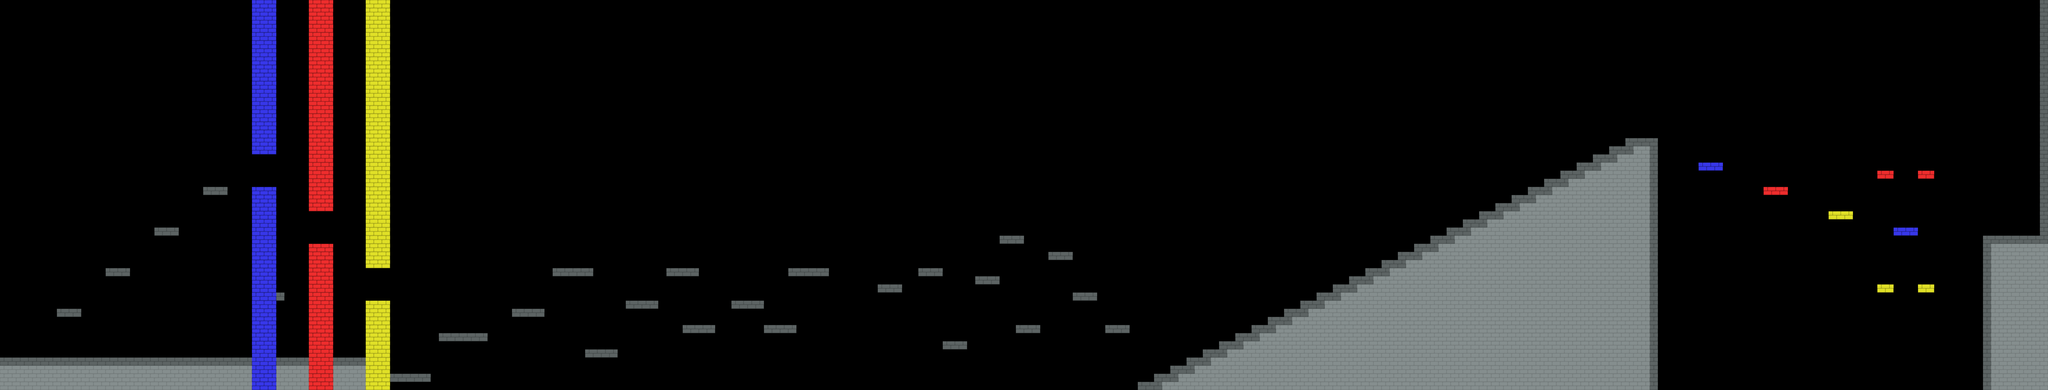

A level layout from a 2D game, rendered from its tile map. Below: a short description, then the map file with tile-grid data replaced by summaries:
An orthogonal 252x48 tile map with 32x32 px tiles, 1 tile layer (Ground_0), 1 hidden layer not drawn and 11 objects (4x ShootingEnemy, 3x JumpingEnemy, 2x WalkingEnemy, PlayerSpawn, KingColor).

<map version="1.2" tiledversion="1.2.4" orientation="orthogonal" renderorder="right-down" width="252" height="48" tilewidth="32" tileheight="32" infinite="0" nextlayerid="17" nextobjectid="15">
 <tileset firstgid="1" name="color_tiles_2" tilewidth="32" tileheight="32" tilecount="98" columns="7">
  <image source="color_tiles_2.png" width="224" height="448" />
 </tileset>
 <layer id="14" name="Background_0" width="252" height="48" visible="0">
  <data>[12096 cells, 0 non-empty, 0 distinct tile ids]</data>
 </layer>
 <layer id="16" name="Ground_0" width="252" height="48">
  <data>[12096 cells, 1896 non-empty, 5 distinct tile ids]</data>
 </layer>
 <objectgroup id="2" name="Object Layer 1">
  <object id="1" name="PlayerSpawn" x="64.0303" y="1344.51" width="64" height="63.3333" />
  <object id="2" name="KingColor" x="7840.33" y="831.731" width="96" height="96.3333" />
  <object id="4" name="ShootingEnemy" x="1007.5" y="671.333" width="64" height="63.3333" />
  <object id="5" name="WalkingEnemy" x="1120.33" y="1344.33" width="64" height="63.3333" />
  <object id="6" name="WalkingEnemy" x="1343.67" y="1344.5" width="64" height="63.3333" />
  <object id="7" name="ShootingEnemy" x="2928.5" y="1120.5" width="64" height="63.3333" />
  <object id="9" name="ShootingEnemy" x="3168.67" y="992.333" width="64" height="63.3333" />
  <object id="10" name="ShootingEnemy" x="3040" y="1215" width="64" height="63.3333" />
  <object id="12" name="JumpingEnemy" x="4368" y="1216.33" width="64" height="63.3333" />
  <object id="13" name="JumpingEnemy" x="4145" y="928.5" width="64" height="63.3333" />
  <object id="14" name="JumpingEnemy" x="3859.67" y="1024.33" width="64" height="63.3333" />
 </objectgroup>
</map>
